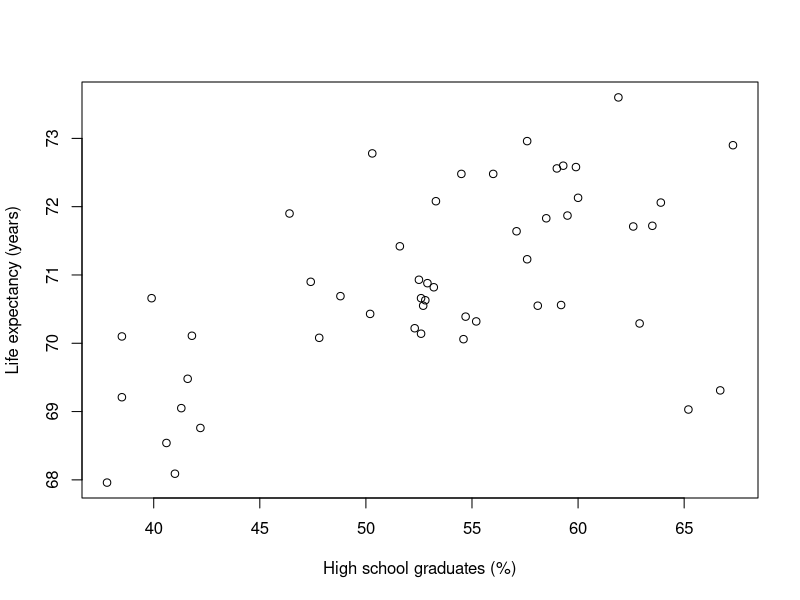

Reproduce this figure in R.

head(USJudgeRatings)

colMeans(USJudgeRatings)

judges.scaled <- scale(USJudgeRatings)

head(judges.scaled)

head(sort(rowSums(judges.scaled), decreasing = TRUE))

# install.packages("nlme")
library("nlme")
scores <- data.frame(bdf)
head(scores)

bigclass <- ifelse(scores$classsiz>=25, 1, 0) # marking a "large" class if it has 25+ students
scores <- cbind(scores, bigclass) # adding the column back to the data frame
head(scores[,c("langPOST", "bigclass")])

tapply(scores$langPOST, scores$bigclass, mean)

t.test(langPOST ~ bigclass, data=scores)

t.test(langPOST ~ sex, data=scores)

denom <- factor(scores$denomina, labels=(c("public","Protestant","Catholic","non-denom")))

round(tapply(scores$langPOST, denom, mean), digits=2)

aov.denom <- aov(langPOST ~ factor(denomina), data=scores)
summary(aov.denom)

pairwise.t.test(scores$langPOST, denom, p.adj="holm")

statedata <- data.frame(state.x77)
head(statedata)

plot(Life.Exp ~ HS.Grad, data = statedata, xlab = "High school graduates (%)", ylab = "Life expectancy (years)")

hs_le_model <- lm(Life.Exp ~ HS.Grad, data = statedata)

summary(hs_le_model)

multi_model <- lm(Life.Exp ~ HS.Grad + Murder + Illiteracy, data = statedata)

summary(multi_model)

statedata$Life.Exp_predicted <- predict(multi_model)
statedata$residual <- residuals(multi_model)
head(
    statedata[
        order(statedata$residual, decreasing = TRUE),
        c('HS.Grad','Murder','Illiteracy','Life.Exp','Life.Exp_predicted','residual')
    ]
)

# save the R data into a new variable
titanic <- data.frame(Titanic)
head(titanic[order(titanic$Freq, decreasing = TRUE),])

# drop all the rows with a frequency of 0
titanic <- titanic[titanic$Freq != 0,]
# replicate each line as many times as the "Freq" column calls for
# also, drop the "Freq" column
titanic_long <- titanic[,c(1,2,3,4)][rep(seq_len(dim(titanic)[1]), titanic$Freq),]
# confirm that we now have a row for every passenger, which matches the sum of "Freq"
print(c(nrow(titanic_long), sum(titanic$Freq)))

head(titanic_long)

str(titanic_long)

titanic_model <- glm(
    Survived ~ Class + Sex + Age,
    data = titanic_long,
    family = 'binomial'
)

summary(titanic_model)

table(titanic_long$Age, titanic_long$Survived)

child_risk <- 57 / (57 + 52)
child_risk

adult_risk <- 654 / (654 + 1438)
adult_risk

child_risk / adult_risk
